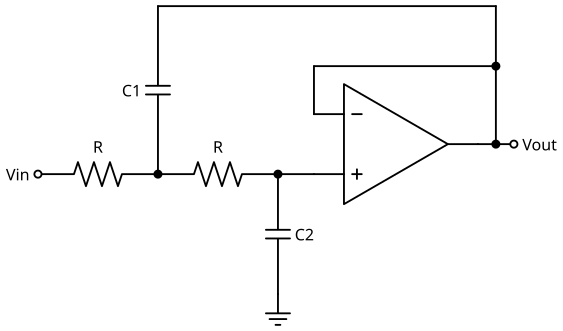

Python code for this plot:
# SPDX-License-Identifier: MIT
"""Second-order low-pass filter: Sallen-Key, unity gain (equal R; C1 to the output, C2 to ground)."""
import sys
import pathlib

sys.path.insert(0, str(pathlib.Path(__file__).resolve().parents[2] / "tools"))
from drawing import setup_drawing  # noqa: E402
import schemdraw.elements as elm  # noqa: E402

with setup_drawing(show=False) as d:
    d.add(elm.Dot(open=True).label("Vin", loc="left"))
    d.add(elm.Resistor().right().label("R"))
    a = d.here
    d.add(elm.Dot())
    d.add(elm.Resistor().right().label("R"))
    b = d.here
    d.add(elm.Dot())
    d.add(elm.Line().right(0.75))
    op = d.add(elm.Opamp(leads=True).anchor("in2").right())
    d.add(elm.Line().at(op.out).right(0.75))
    out = d.here
    d.add(elm.Dot(open=True).label("Vout", loc="right"))
    xj = out[0] - 0.375
    d.add(elm.Line().at(op.in1).up(1.0))
    d.add(elm.Line().tox(xj))
    yf = d.here[1]
    d.add(elm.Line().toy(op.out))
    d.add(elm.Dot().at((xj, op.out[1])))
    d.add(elm.Capacitor().at(a).up().toy(yf + 1.25).label("C1"))
    d.add(elm.Line().tox(xj))
    d.add(elm.Line().toy(yf))
    d.add(elm.Dot().at((xj, yf)))
    d.add(elm.Capacitor().at(b).down().label("C2", loc="bottom"))
    d.add(elm.Ground())
    d.save(str(pathlib.Path(__file__).with_name("circuit.svg")))
print("wrote circuit.svg")
